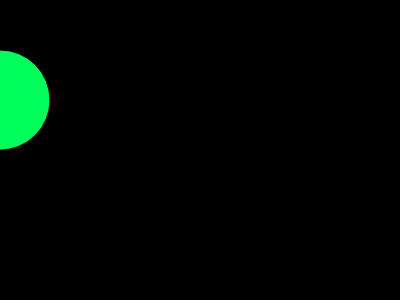
Frame 1 (no input)
Frame 60 (no input): identical to frame 1, image omitted
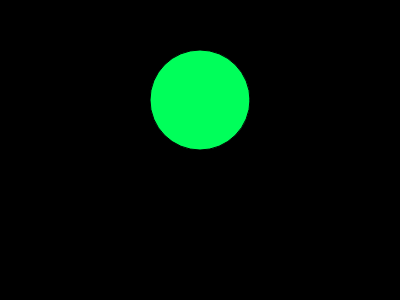
Frame 120 (the mouse pressed at the canvas centre since frame 60)

The p5.js sketch that drew these frames (run headless with seeded random() and noise() and a simulated clock; from frame 60 on, the mouse is pressed at the canvas centre):

// p5.js sketch
// ── sketch.js
function setup() {
  createCanvas(400,300);
}

function draw() {
  background(0);
  fill (0,255,90);
  ellipse(mouseX,100,100,100);
}
